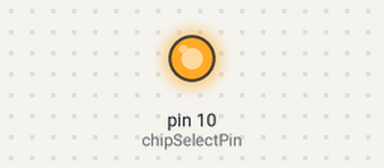
The sketch below on a simulated Arduino Uno, built with avr-gcc and run on an emulated ATmega328P. Shown: output pins drawn as LEDs (lit = HIGH). What the sketch prints to the serial monitor is not drawn.

Above: at 0.1 s.
Timing chart, 0 to 1.6 s (numbered marks = the images above):
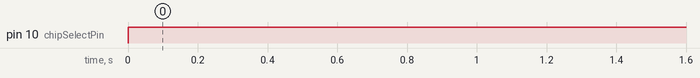

Measured:
- by itself, pin 10 (chipSelectPin): LOW → HIGH at 0.00 s

The sketch:

sketch_09_01_SPI_ADC.ino
```cpp
// sketch_09_01_SPI_ADC

#include <SPI.h>

const int chipSelectPin = 10;

void setup()
{
  Serial.begin(9600);
  SPI.begin();
  pinMode(chipSelectPin, OUTPUT);
  digitalWrite(chipSelectPin, HIGH);
}

void loop()
{
  int reading = readADC(0);
  Serial.println(reading);
  delay(1000);
}

int readADC(byte channel)
{
  unsigned int configWord = 0b11000 | channel;
  byte configByteA = (configWord >> 1);
  byte configByteB = ((configWord & 1) << 7);
  digitalWrite(chipSelectPin, LOW);
  SPI.transfer(configByteA);
  byte readingH = SPI.transfer(configByteB);
  byte readingL = SPI.transfer(0);
  digitalWrite(chipSelectPin, HIGH);

  printByte(readingH);
  printByte(readingL);

  int reading = ((readingH & 0b00011111) << 5) + ((readingL & 0b11111000) >> 3);

  return reading;
}

void printByte(byte b)
{
  for (int i = 7; i >= 0; i--)
  {
     Serial.print(bitRead(b, i));
  }
  Serial.print(" ");
}
```
